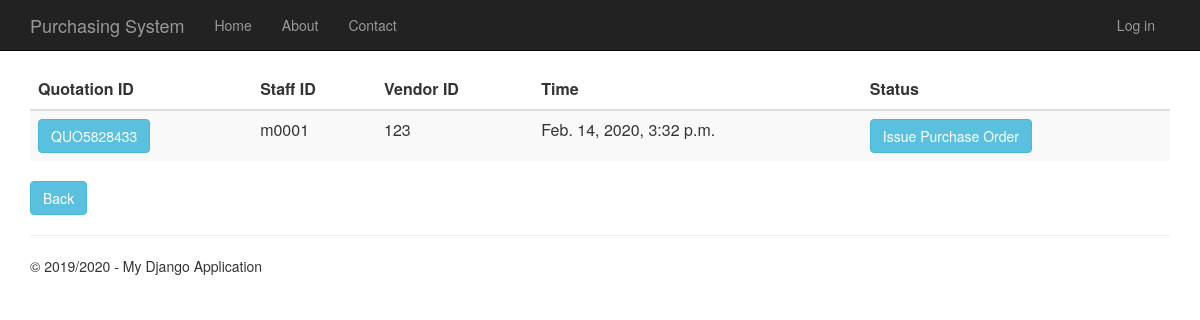
The app's page /quotationhistory, older data.
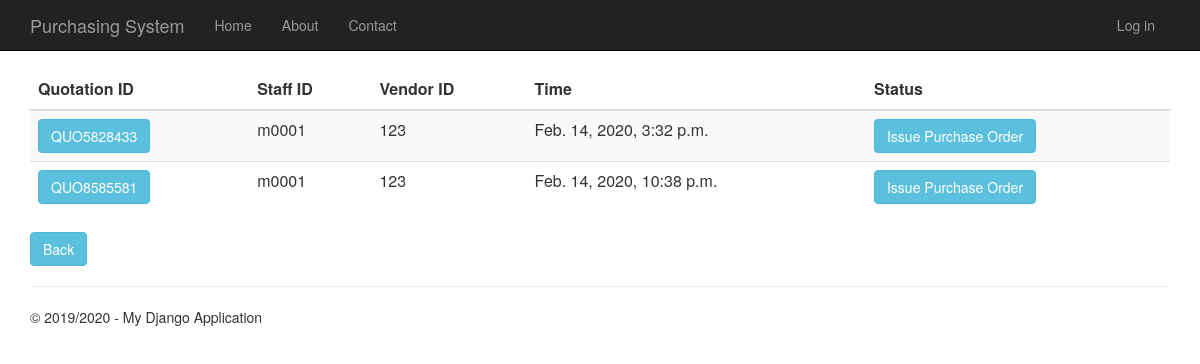
The same page, newer data.
### Quotation/models.py (models this page shows, shortened)
class Quotation(models.Model):
    quotation_id = models.CharField(primary_key=True, max_length=10)
    time_created = models.DateTimeField()
    description = models.TextField(null=True,default=None, blank=True)
    total_price = models.DecimalField(max_digits=10, decimal_places=2, default=Decimal('0.00'))
    person_id = models.ForeignKey(Person, on_delete = models.CASCADE)
    vendor_id = models.ForeignKey(Vendor, on_delete = models.CASCADE)
    request_for_quotation_id = models.OneToOneField(RequestForQuotation, on_delete = models.CASCADE)

### app/models.py (models this page shows, shortened)
class Person(models.Model):
    user_id = models.OneToOneField(User)
    person_id = models.CharField(primary_key=True, max_length=10)
    person_name = models.TextField()
    person_address = models.TextField()
    person_phone_number = models.TextField()
    person_role = models.TextField(default = 'EMPLOYEE')

class Vendor(models.Model):
    vendor_id = models.CharField(primary_key=True, max_length=10)
    vendor_name = models.TextField()
    vendor_phone_number = models.TextField()
    vendor_address = models.TextField()
    vendor_email = models.TextField()
    def __str__(self):
        return str(self.vendor_id)

### Quotation/views.py (the view)
# urls.py: url(r'^quotationhistory', Quotation.views.quotationhistory, name="quotation_history"),
def quotationhistory(request):
    quotations = Quotation.objects.all()
    context = {
            'title':'Quotation History',
            'rows':quotations,
            'year':'2019/2020'
        }
    return render(request,'Quotation/quotationhistory.html',context)

### Quotation/templates/Quotation/quotationhistory.html
﻿{% extends "app/layout.html" %}
{% block content %}
<div class="purchaseorderhistory margintop" action="menu">
    <form action="quotationhistorydetails" method="GET">
        <table class="table table-striped margintop">
            <thead>
                <tr>
                    <th scope="col">Quotation ID</th>
                    <th scope="col">Staff ID</th>
                    <th scope="col">Vendor ID</th>
                    <th scope="col">Time</th>
                    <th scope="col">Status</th>
                </tr>
            </thead>
            <tbody>
                {% for r in rows %}
                <tr>
                    <td><button type="submit" name="quo_id" value="{{r.quotation_id}}" class="btn btn-info">{{r.quotation_id}}</button></td>
                    <td>{{r.person_id.person_id}}</td>
                    <td>{{r.vendor_id}}</td>
                    <td>{{r.time_created}}</td>
                    <td><button type="submit" class="btn btn-info buttonsize1">Issue Purchase Order</button></td>
                </tr>
                {% endfor %}
            </tbody>
        </table>
        <div class="margintop">
            <a type="submit" class="btn btn-info" href="/menu">Back</a>
        </div>
    </form>
</div>
{% endblock %}

Row changes from the older to the newer data that the page shows:
added Quotation: quotation_id "QUO8585581", person_id.person_id "m0001", vendor_id "123", time_created "Feb. 14, 2020, 10:38 p.m."
